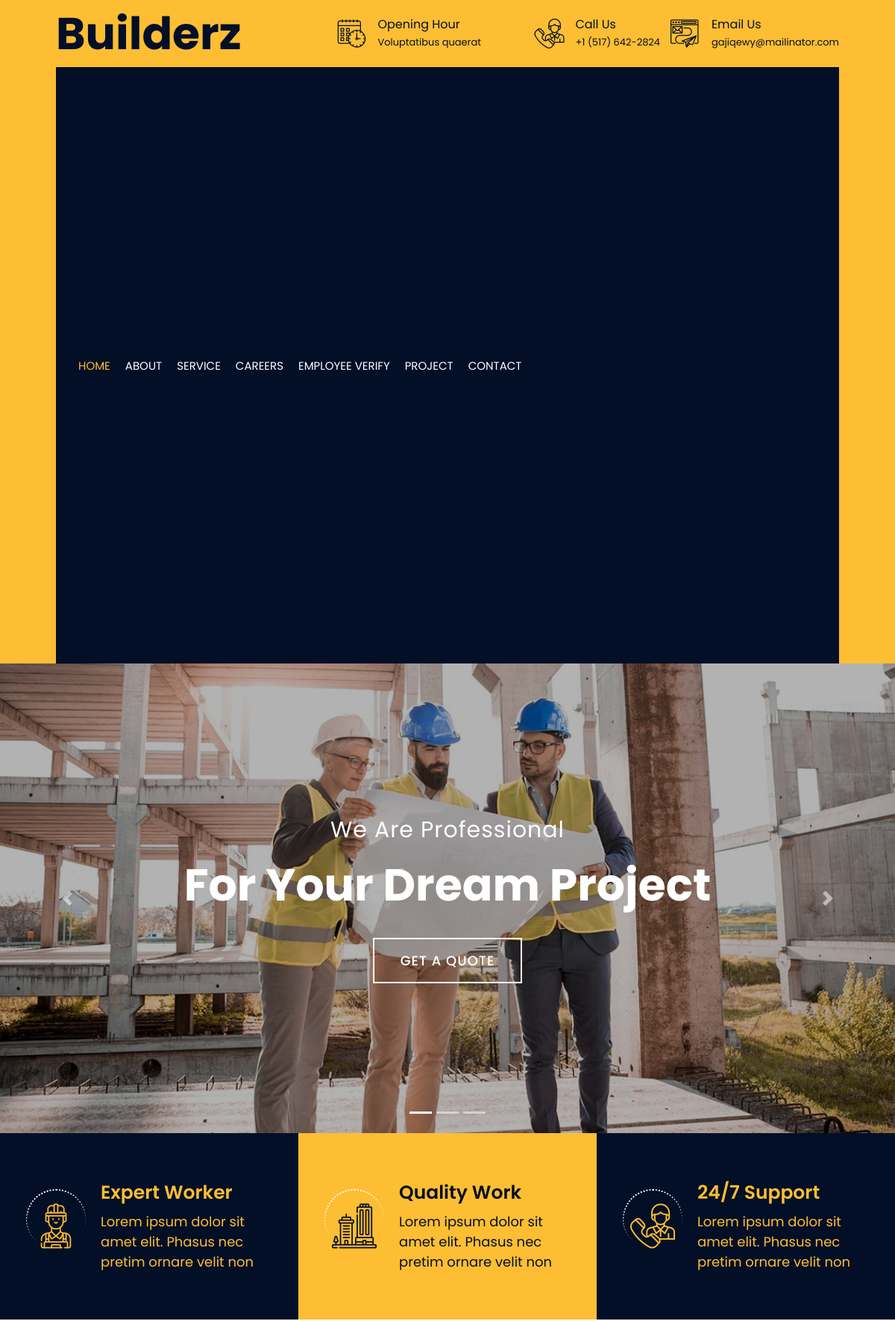
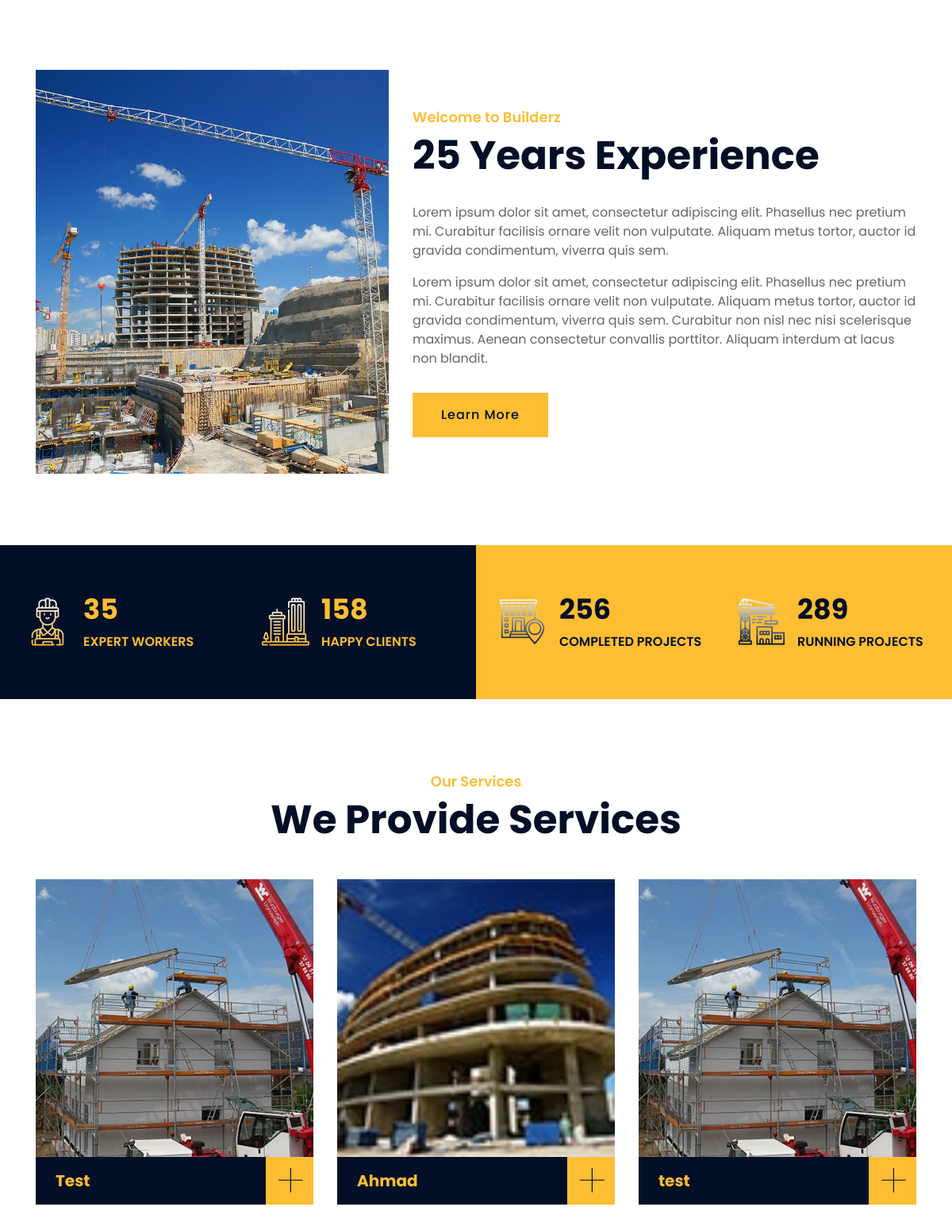
The page / (upper part) on the database its author committed (2 pictures, top to bottom).
### tables this page shows
CREATE TABLE `settings` (
  `id` int(11) NOT NULL,
  `phone` varchar(255) NOT NULL,
  `opening_hours` varchar(255) NOT NULL,
  `email` varchar(255) NOT NULL,
  `location` varchar(255) NOT NULL,
  `about_us` text NOT NULL
);

CREATE TABLE `services` (
  `id` int(11) NOT NULL,
  `title` varchar(255) NOT NULL,
  `description` varchar(255) NOT NULL
);

### models/Setting.php (called while the page is built, shortened)
<?php
class Setting
{
    public static function show_header_info()
    {
        $obj_db = self::obj_db();
        $query_admin = "SELECT * FROM settings";
        $result = $obj_db->query($query_admin);
        while ($data = $result->fetch_object()) {
            $info[] = $data;
        }
        return $info;
    }
}

### models/Services.php (called while the page is built, shortened)
<?php
class Services{
    public static function show_services(){
        $obj_db = self::obj_db();
        $query_admin = "SELECT * FROM services";
       $result= $obj_db->query($query_admin);
    while($data = $result->fetch_object()){
        $services[] = $data;
    }
    return $services;
 }
    }

### index.php (the view, shortened to what this page needs)
<?php
require_once 'views/header.php';
require_once './models/Services.php';
$services = Services::show_services();
?>
<div id="carousel" class="carousel slide" data-ride="carousel">
    <ol class="carousel-indicators">
        <li data-target="#carousel" data-slide-to="0" class="active"></li>
        <li data-target="#carousel" data-slide-to="1"></li>
        <li data-target="#carousel" data-slide-to="2"></li>
    </ol>
    <div class="carousel-inner">
        <div class="carousel-item active">
            <img src="img/carousel-1.jpg" alt="Carousel Image">
            <div class="carousel-caption">
                <p class="animated fadeInRight">We Are Professional</p>
                <h1 class="animated fadeInLeft">For Your Dream Project</h1>
                <a class="btn animated fadeInUp" href="https://htmlcodex.com/construction-company-website-template">Get A Quote</a>
            </div>
        </div>
    </div>
    <a class="carousel-control-prev" href="#carousel" role="button" data-slide="prev">
        <span class="carousel-control-prev-icon" aria-hidden="true"></span>
    </a>
    <a class="carousel-control-next" href="#carousel" role="button" data-slide="next">
        <span class="carousel-control-next-icon" aria-hidden="true"></span>
    </a>
</div>
<div class="feature wow fadeInUp" data-wow-delay="0.1s">
    <div class="container-fluid">
        <div class="row align-items-center">
            <div class="col-lg-4 col-md-12">
                <div class="feature-item">
                    <div class="feature-icon">
                        <i class="flaticon-worker"></i>
                    </div>
                    <div class="feature-text">
                        <h3>Expert Worker</h3>
                        <p>Lorem ipsum dolor sit amet elit. Phasus nec pretim ornare velit non</p>
                    </div>
                </div>
            </div>
            <div class="col-lg-4 col-md-12">
                <div class="feature-item">
                    <div class="feature-icon">
                        <i class="flaticon-building"></i>
                    </div>
                    <div class="feature-text">
                        <h3>Quality Work</h3>
                        <p>Lorem ipsum dolor sit amet elit. Phasus nec pretim ornare velit non</p>
                    </div>
                </div>
            </div>
            <div class="col-lg-4 col-md-12">
                <div class="feature-item">
                    <div class="feature-icon">
                        <i class="flaticon-call"></i>
                    </div>
                    <div class="feature-text">
                        <h3>24/7 Support</h3>
                        <p>Lorem ipsum dolor sit amet elit. Phasus nec pretim ornare velit non</p>
                    </div>
                </div>
            </div>
        </div>
    </div>
</div>
<div class="about wow fadeInUp" data-wow-delay="0.1s">
    <div class="container">
        <div class="row align-items-center">
            <div class="col-lg-5 col-md-6">
                <div class="about-img">
                    <img src="img/about.jpg" alt="Image">
                </div>
            </div>
            <div class="col-lg-7 col-md-6">
                <div class="section-header text-left">
                    <p>Welcome to Builderz</p>
                    <h2>25 Years Experience</h2>
                </div>
                <div class="about-text">
                    <p>
                        Lorem ipsum dolor sit amet, consectetur adipiscing elit. Phasellus nec pretium mi. Curabitur facilisis ornare velit non vulputate. Aliquam metus tortor, auctor id gravida condimentum, viverra quis sem.
                    </p>
                    <p>
                        Lorem ipsum dolor sit amet, consectetur adipiscing elit. Phasellus nec pretium mi. Curabitur facilisis ornare velit non vulputate. Aliquam metus tortor, auctor id gravida condimentum, viverra quis sem. Curabitur non nisl nec nisi scelerisque maximus. Aenean consectetur convallis porttitor. Aliquam interdum at lacus non blandit.
                    </p>
                    <a class="btn" href="">Learn More</a>
                </div>
            </div>
        </div>
    </div>
</div>
<div class="fact">
    <div class="container-fluid">
        <div class="row counters">
            <div class="col-md-6 fact-left wow slideInLeft">
                <div class="row">
                    <div class="col-6">
                        <div class="fact-icon">
                            <i class="flaticon-worker"></i>
                        </div>
                        <div class="fact-text">
                            <h2 data-toggle="counter-up">109</h2>
                            <p>Expert Workers</p>
                        </div>
                    </div>
                    <div class="col-6">
                        <div class="fact-icon">
                            <i class="flaticon-building"></i>
                        </div>
                        <div class="fact-text">
                            <h2 data-toggle="counter-up">485</h2>
                            <p>Happy Clients</p>
                        </div>
                    </div>
                </div>
            </div>
            <div class="col-md-6 fact-right wow slideInRight">
                <div class="row">
                    <div class="col-6">
                        <div class="fact-icon">
                            <i class="flaticon-address"></i>
                        </div>
                        <div class="fact-text">
                            <h2 data-toggle="counter-up">789</h2>
                            <p>Completed Projects</p>
                        </div>
                    </div>
                    <div class="col-6">
                        <div class="fact-icon">
                            <i class="flaticon-crane"></i>
                        </div>
                        <div class="fact-text">
                            <h2 data-toggle="counter-up">890</h2>
                            <p>Running Projects</p>
                        </div>
                    </div>
                </div>
            </div>
        </div>
    </div>
</div>
<div class="service">
    <div class="container">
        <div class="section-header text-center">
            <p>Our Services</p>
            <h2>We Provide Services</h2>
        </div>
        <div class="row">
            <?php foreach ($services as $service) : ?>
                <div class="col-lg-4 col-md-6 wow fadeInUp" data-wow-delay="0.2s">
                    <div class="service-item">
                        <div class="service-img">
                            <img src="img/<?php echo $service->title; ?>.jpg" alt="<?php echo $service->title; ?>">
                        </div>
                        <div class="service-text">
                            <h3><?php echo $service->title; ?></h3>
                            <a class="btn" href="img/<?php echo $service->title; ?>.jpg" data-lightbox="service">+</a>
                        </div>
                    </div>
                </div>
            <?php endforeach; ?>
        </div>
    </div>
</div>
<?php
require_once 'views/footer.php'
?>

### views/header.php (shortened to what this page needs)
<?php
require_once './models/Setting.php';
$result = Setting::show_header_info();
?>
<html>
<head>
    <link href="https://cdn.jsdelivr.net/npm/bootstrap@5.3.0/dist/css/bootstrap.min.css" rel="stylesheet">
    <link href="https://stackpath.bootstrapcdn.com/bootstrap/4.4.1/css/bootstrap.min.css" rel="stylesheet">
    <link href="https://cdnjs.cloudflare.com/ajax/libs/font-awesome/5.10.0/css/all.min.css" rel="stylesheet">
    <link href="lib/flaticon/font/flaticon.css" rel="stylesheet">
    <link href="lib/animate/animate.min.css" rel="stylesheet">
    <link href="lib/owlcarousel/assets/owl.carousel.min.css" rel="stylesheet">
    <link href="lib/lightbox/css/lightbox.min.css" rel="stylesheet">
    <link href="lib/slick/slick.css" rel="stylesheet">
    <link href="lib/slick/slick-theme.css" rel="stylesheet">
    <link rel="stylesheet" href="https://cdnjs.cloudflare.com/ajax/libs/toastr.js/latest/css/toastr.min.css" />
    <link href="css/style.css" rel="stylesheet">
</head>
<body>
    <div class="wrapper">
        <div class="top-bar">
            <div class="container-fluid">
                <div class="row align-items-center">
                    <div class="col-lg-4 col-md-12">
                        <div class="logo">
                            <a href="index.html">
                                <h1>Builderz</h1>
                            </a>
                        </div>
                    </div>
                    <div class="col-lg-8 col-md-7 d-none d-lg-block">
                        <div class="row">
                            <div class="col-4">
                                <div class="top-bar-item">
                                    <div class="top-bar-icon">
                                        <i class="flaticon-calendar"></i>
                                    </div>
                                    <div class="top-bar-text">
                                        <h3>Opening Hour</h3>
                                        <p><?php foreach ($result as $data)
                                                echo ($data->opening_hours) ?></p>
                                    </div>
                                </div>
                            </div>
                            <div class="col-4">
                                <div class="top-bar-item">
                                    <div class="top-bar-icon">
                                        <i class="flaticon-call"></i>
                                    </div>
                                    <div class="top-bar-text">
                                        <h3>Call Us</h3>
                                        <p><?php foreach ($result as $data) {
                                                echo ($data->phone);
                                            } ?></p>
                                    </div>
                                </div>
                            </div>
                            <div class="col-4">
                                <div class="top-bar-item">
                                    <div class="top-bar-icon">
                                        <i class="flaticon-send-mail"></i>
                                    </div>
                                    <div class="top-bar-text">
                                        <h3>Email Us</h3>
                                        <p><?php foreach ($result as $data)
                                                echo ($data->email) ?></p>
                                    </div>
                                </div>
                            </div>
                        </div>
                    </div>
                </div>
            </div>
        </div>
        <div class="nav-bar">
            <div class="container-fluid">
                <nav class="navbar navbar-expand-lg bg-dark navbar-dark">
                    <div class="collapse navbar-collapse justify-content-between" id="navbarCollapse">
                        <div class="navbar-nav mr-auto">
                            <a href="index.php" class="nav-item nav-link active">Home</a>
                            <a href="about.php" class="nav-item nav-link">About</a>
                            <a href="service.php" class="nav-item nav-link">Service</a>
                            <a href="../careers.php" class="nav-item nav-link">Careers</a>
                            <a href="../employee_checker.php" class="nav-item nav-link">Employee Verify</a>
                            <a href="portfolio.php" class="nav-item nav-link">Project</a>
                            <a href="contact.html" class="nav-item nav-link">Contact</a>
                        </div>
                    </div>
                </nav>
            </div>
        </div>

### rows shown on the page
settings: opening_hours "Voluptatibus quaerat", phone "+1 (517) 642-2824", email "gajiqewy@mailinator.com"
services: title (picture), title "Test"
services: title (picture), title "Ahmad"
services: title (picture), title "test"
